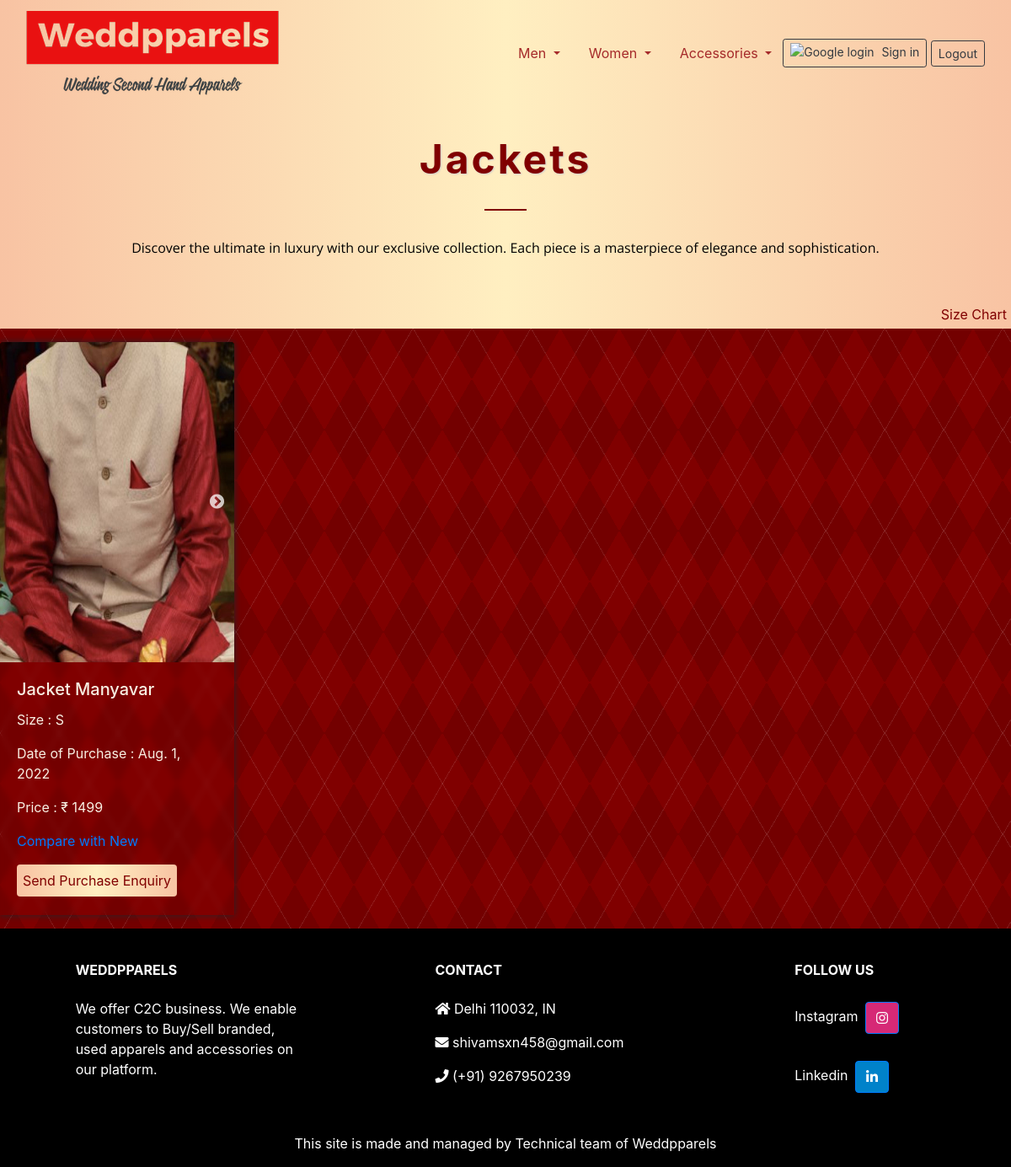
/shop/categorydisplay/Jackets, run on the app's committed database.
### shop/models.py (models this page shows, shortened)
class Product(models.Model):
    product_id = models.AutoField
    product_name = models.CharField(max_length= 30)
    size = models.CharField(max_length=100, blank=True, default="onesize")
    purchase_date = models.DateField()
    category = models.CharField(max_length=25, default="")
    subcategory = models.CharField(max_length=25, default="")
    price = models.IntegerField(default= 0)
    image = models.ImageField(upload_to="shop/images", blank=True, default="")
    sideimage = models.ImageField(upload_to="shop/images", blank=True, default="/shop/images/imagecomingsoon.png")
    backimage = models.ImageField(upload_to="shop/images", blank=True, default="/shop/images/imagecomingsoon.png")
    url = models.URLField(max_length=200, blank=True, default= "")

### shop/views.py (the view)
# urls.py: path('categorydisplay/Jackets',  views.jacketsfunc, name=""),
def jacketsfunc(request):
    products = Product.objects.filter(subcategory='Jackets')
    productsfilter = Product.objects.filter(subcategory='Jackets')[:1] #To fetch first result and show its subcategory in category pages>> navbarcat html files from base,html (title and para)
    context = {'products':products, 'productsfilter':productsfilter}
    return render(request, 'shop/navbarcatjackets.html',context)

### shop/templates/shop/navbarcatjackets.html
{% extends 'shop/base.html' %}

### shop/templates/shop/base.html (shortened to what this page needs)
{% block categorydisplay %}
{% load static %}
<!doctype html>
<html lang="en" xmlns="http://www.w3.org/1999/html">
<head>
    <link rel="stylesheet" href="https://cdn.jsdelivr.net/npm/bootstrap@4.1.3/dist/css/bootstrap.min.css">
<nav class= "navbar navbar-expand-lg bg-transparent navbar-light navbar-airy bg-fixed-white" style="margin: 0;">
<div class="container-fluid">
   <a class="navbar-brand" href="http://weddpparels.com/"><img class="img-fluid" src="{% static '/media/sitelogo.png' %}" ></a>
  <div class="collapse navbar-collapse" id="navbarSupportedContent">
    <ul class="navbar-nav mr-auto">
      <li class="nav-item dropdown">
        <a class="nav-link dropdown-toggle" href="#" id="navbarDropdownmen" role="button" data-toggle="dropdown" aria-haspopup="true" aria-expanded="false" style="color: brown;">
          Men
        </a>
      </li>
      <li class="nav-item dropdown">
        <a class="nav-link dropdown-toggle" href="#" id="navbarDropdownwomen" role="button" data-toggle="dropdown" aria-haspopup="true" aria-expanded="false" style="color: brown;">
          Women
        </a>
      </li>
      <li class="nav-item dropdown">
        <a class="nav-link dropdown-toggle" href="#" id="navbarDropdownacc" role="button" data-toggle="dropdown" aria-haspopup="true" aria-expanded="false" style="color: brown;">
          Accessories
        </a>
      </li>
    </ul>
<br>
{% load socialaccount %}
<html>
<body>
{% if user.is_authenticated %}
  <h6 class="text-info">Hi! {{ user.username }}</h6> &nbsp;&nbsp;&nbsp;&nbsp;&nbsp;&nbsp;&nbsp;&nbsp;
{% else %}
  <a href="{% provider_login_url 'google'%}?next=/shop/" class="btn btn-outline-dark btn-sm" >
    <img width="16px" style="margin-bottom:3px; margin-right:5px" alt="Google login" src="https://weddpparel.s3.ap-south-1.amazonaws.com/web_dark_sq_SI%401x.png" />
    Sign in
  </a> &nbsp;
{% endif %}
<a href="http://weddpparels.com/accounts/logout/" class="btn btn-outline-dark btn-sm">Logout</a>
</body>
</html>
 </div>
</nav>
 <link rel="stylesheet" type="text/css" href="https://cdnjs.cloudflare.com/ajax/libs/slick-carousel/1.8.1/slick.min.css"/>
  <link rel="stylesheet" type="text/css" href="https://cdnjs.cloudflare.com/ajax/libs/slick-carousel/1.8.1/slick-theme.min.css"/>
</head>
<body>
<br>
<div style="background-image: linear-gradient(to right,#f8c3a3, #ffefc1, #f8c3a3); text-align: center; padding: 10px;">
    <h2 style="font-size: 48px; font-weight: bold; margin: 0; color: maroon; letter-spacing: 3px; text-shadow: 1px 1px 2px #ccc;">
        {% for product in productsfilter %}
        {{ product.subcategory }}
        {% endfor %}
    </h2>
    <hr style="border: none; border-top: 2px solid maroon; height: 2px; margin: 30px auto; max-width: 50px;">
    <p style="color: black; font-size: 16px; line-height: 1.5; font-family: 'Open Sans', sans-serif;">
        Discover the ultimate in luxury with our exclusive collection. Each piece is a masterpiece of elegance and sophistication.
   <br><br>
    </p>
</div>
<div style="background-image: linear-gradient(to right,#f8c3a3, #ffefc1, #f8c3a3); text-align: right; padding: 5px;">
        <a href="http://weddpparels.com/shop/sizechart" style="color:maroon;">Size Chart</a>
</div>
<div class="container-fluid embed-responsive" style="background-color: maroon;
background-image:
repeating-linear-gradient(120deg, rgba(255,255,255,.1), rgba(255,255,255,.1) 1px, transparent 1px, transparent 60px),
repeating-linear-gradient(60deg, rgba(255,255,255,.1), rgba(255,255,255,.1) 1px, transparent 1px, transparent 60px),
linear-gradient(60deg, rgba(0,0,0,.1) 25%, transparent 25%, transparent 75%, rgba(0,0,0,.1) 75%, rgba(0,0,0,.1)),
linear-gradient(120deg, rgba(0,0,0,.1) 25%, transparent 25%, transparent 75%, rgba(0,0,0,.1) 75%, rgba(0,0,0,.1));
background-size: 70px 120px; max-width: 100%;">
<div class="row">
  <link href="{% static 'css/style.css'%}" rel="stylesheet">
{% for product in products %}
  <div class="col-md-3 my-3">
    <div class="card1">
        <div class="slider">
            <div><img class="card-img-top" style="height:380px;" src="/media/{{ product.image }}" alt="{{ product.name }}"></div>
        </div>
      <div class="card-body" style="color: #F8F0E3;">
        <h5 class="card-title">{{ product.product_name }}</h5>
        <p class="card-text" >Size : {{ product.size }} </p>
        <p class="card-text" >Date of Purchase : {{ product.purchase_date }} </p>
        <p class="card-text">Price : ₹ {{ product.price }}</p>
        <p> <a  href="{{ product.url }}">Compare with New</a></p>
        <a href="http://weddpparels.com/shop/sendpurchaseenquiry/#{{ product.product_name }}" id="{{ product.product_name }}" class="btn" style="color: maroon ;background-image: linear-gradient(to right,#f8c3a3, #ffefc1, #f8c3a3); padding: 6px; background-color:#F6BE00 ; position: absolute;">Send Purchase Enquiry</a>
      </div>
    </div>
  </div>
{% endfor %}
</div>
</div>
</body>
<footer
          class="text-left text-lg-start text-white"
          style="background-color: black"
          >
    <div class="container-fluid p-4 pb-0">
      <section class="">
        <div class="row">
          <div class="col-md-3 col-lg-3 col-xl-3 mx-auto mt-3">
            <h6 class="text-uppercase mb-4 font-weight-bold">
              Weddpparels
            </h6>
            <p>
              We offer C2C business. We enable customers to Buy/Sell branded, used apparels and accessories on our platform.
            </p>
          </div>
          <div class="col-md-4 col-lg-3 col-xl-3 mx-auto mt-3">
            <h6 class="text-uppercase mb-4 font-weight-bold"> Contact </h6>
            <p><i class="fas fa-home mr-0"></i> Delhi 110032, IN </p>
            <p><i class="fas fa-envelope mr-0"></i> shivamsxn458@gmail.com </p>
            <p><i class="fas fa-phone mr-0"></i> (+91) 9267950239 </p>
          </div>
          <div class="col-md-3 col-lg-2 col-xl-2 mx-auto mt-3">
            <h6 class="text-uppercase mb-4 font-weight-bold"> Follow us </h6>
            Instagram
            <a
               class="btn btn-primary btn-floatin m-1"
               style="background-color: #d62976 "
               href="#!"
               role="button"
               ><i class="fab fa-instagram"></i></a>
  <br><br>
            Linkedin
            <a
               class="btn btn-primary btn-floating m-1"
               style="background-color: #0082ca"
               href="https://www.linkedin.com/in/shivam-saxena-b939641a0/"
               role="button"
               ><i class="fab fa-linkedin-in"></i
              ></a>
      </section>
    </div>
    <div
         class="text-center p-3"
         style="background-color: rgba(0, 0, 0, 0.2)"
         >
      <a class="text-white" href="https://weddpparels.com/"
         >This site is made and managed by Technical team of Weddpparels</a>
    </div>
<link rel="stylesheet" href="https://cdnjs.cloudflare.com/ajax/libs/font-awesome/5.15.3/css/all.min.css" />
 </footer>
</html>
{% endblock %}

### shop/static/css/style.css (style rules this page uses)
.card1 { margin: 0 0.0em; border: none; border-radius: 0; height: 680px; box-shadow: 0 0 8px 0 ; background: null; backdrop-filter: blur(3px); }
.card1 img { max-width: 100%; max-height: 100%; }

### shop/templates/shop/base.html (style rules this page uses)
body { background-color: #F8F0E3; background-image: linear-gradient(to right,#f8c3a3, #ffefc1, #f8c3a3); padding: 0px; }

### data on the page
Product: subcategory "Jackets", image (picture), product_name "Jacket Manyavar", size "S", purchase_date "Aug. 1, 2022", price "1499"
